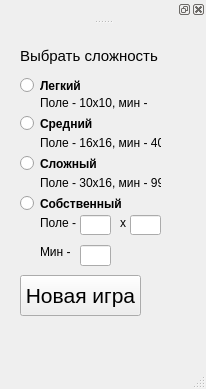
<?xml version="1.0" encoding="UTF-8"?>
<ui version="4.0">
 <class>MainWindow</class>
 <widget class="QMainWindow" name="MainWindow">
  <property name="geometry">
   <rect>
    <x>0</x>
    <y>0</y>
    <width>206</width>
    <height>389</height>
   </rect>
  </property>
  <property name="windowTitle">
   <string>С А П Ё Р</string>
  </property>
  <widget class="QWidget" name="centralwidget">
   <widget class="QLabel" name="label">
    <property name="geometry">
     <rect>
      <x>20</x>
      <y>10</y>
      <width>141</width>
      <height>41</height>
     </rect>
    </property>
    <property name="font">
     <font>
      <pointsize>11</pointsize>
      <weight>50</weight>
      <bold>false</bold>
     </font>
    </property>
    <property name="lineWidth">
     <number>2</number>
    </property>
    <property name="text">
     <string>Выбрать сложность</string>
    </property>
    <property name="textFormat">
     <enum>Qt::AutoText</enum>
    </property>
   </widget>
   <widget class="QRadioButton" name="radioButton">
    <property name="geometry">
     <rect>
      <x>20</x>
      <y>50</y>
      <width>91</width>
      <height>21</height>
     </rect>
    </property>
    <property name="font">
     <font>
      <weight>75</weight>
      <bold>true</bold>
      <underline>false</underline>
     </font>
    </property>
    <property name="text">
     <string>Легкий</string>
    </property>
   </widget>
   <widget class="QRadioButton" name="radioButton_2">
    <property name="geometry">
     <rect>
      <x>20</x>
      <y>90</y>
      <width>82</width>
      <height>17</height>
     </rect>
    </property>
    <property name="font">
     <font>
      <weight>75</weight>
      <bold>true</bold>
     </font>
    </property>
    <property name="text">
     <string>Средний</string>
    </property>
   </widget>
   <widget class="QRadioButton" name="radioButton_3">
    <property name="geometry">
     <rect>
      <x>20</x>
      <y>130</y>
      <width>82</width>
      <height>17</height>
     </rect>
    </property>
    <property name="font">
     <font>
      <weight>75</weight>
      <bold>true</bold>
     </font>
    </property>
    <property name="text">
     <string>Сложный</string>
    </property>
   </widget>
   <widget class="QRadioButton" name="radioButton_4">
    <property name="geometry">
     <rect>
      <x>20</x>
      <y>170</y>
      <width>101</width>
      <height>17</height>
     </rect>
    </property>
    <property name="font">
     <font>
      <weight>75</weight>
      <bold>true</bold>
     </font>
    </property>
    <property name="text">
     <string>Собственный</string>
    </property>
   </widget>
   <widget class="QPushButton" name="pushButton">
    <property name="geometry">
     <rect>
      <x>20</x>
      <y>250</y>
      <width>121</width>
      <height>41</height>
     </rect>
    </property>
    <property name="font">
     <font>
      <pointsize>16</pointsize>
     </font>
    </property>
    <property name="text">
     <string>Новая игра</string>
    </property>
   </widget>
   <widget class="QLabel" name="label_2">
    <property name="geometry">
     <rect>
      <x>40</x>
      <y>70</y>
      <width>111</width>
      <height>16</height>
     </rect>
    </property>
    <property name="font">
     <font>
      <underline>false</underline>
     </font>
    </property>
    <property name="text">
     <string>Поле - 10x10, мин - 10</string>
    </property>
   </widget>
   <widget class="QLabel" name="label_3">
    <property name="geometry">
     <rect>
      <x>40</x>
      <y>110</y>
      <width>121</width>
      <height>16</height>
     </rect>
    </property>
    <property name="text">
     <string>Поле - 16x16, мин - 40</string>
    </property>
   </widget>
   <widget class="QLabel" name="label_4">
    <property name="geometry">
     <rect>
      <x>40</x>
      <y>150</y>
      <width>121</width>
      <height>16</height>
     </rect>
    </property>
    <property name="text">
     <string>Поле - 30x16, мин - 99</string>
    </property>
   </widget>
   <widget class="QLineEdit" name="lineEdit">
    <property name="geometry">
     <rect>
      <x>80</x>
      <y>190</y>
      <width>31</width>
      <height>20</height>
     </rect>
    </property>
   </widget>
   <widget class="QLabel" name="label_5">
    <property name="geometry">
     <rect>
      <x>40</x>
      <y>190</y>
      <width>41</width>
      <height>16</height>
     </rect>
    </property>
    <property name="text">
     <string>Поле - </string>
    </property>
   </widget>
   <widget class="QLabel" name="label_6">
    <property name="geometry">
     <rect>
      <x>120</x>
      <y>190</y>
      <width>16</width>
      <height>16</height>
     </rect>
    </property>
    <property name="text">
     <string>x</string>
    </property>
   </widget>
   <widget class="QLineEdit" name="lineEdit_2">
    <property name="geometry">
     <rect>
      <x>130</x>
      <y>190</y>
      <width>31</width>
      <height>20</height>
     </rect>
    </property>
   </widget>
   <widget class="QLabel" name="label_7">
    <property name="geometry">
     <rect>
      <x>40</x>
      <y>220</y>
      <width>47</width>
      <height>13</height>
     </rect>
    </property>
    <property name="text">
     <string>Мин - </string>
    </property>
   </widget>
   <widget class="QLineEdit" name="lineEdit_3">
    <property name="geometry">
     <rect>
      <x>80</x>
      <y>220</y>
      <width>31</width>
      <height>21</height>
     </rect>
    </property>
   </widget>
  </widget>
  <widget class="QMenuBar" name="menubar">
   <property name="geometry">
    <rect>
     <x>0</x>
     <y>0</y>
     <width>206</width>
     <height>21</height>
    </rect>
   </property>
  </widget>
  <widget class="QStatusBar" name="statusbar"/>
  <widget class="QDockWidget" name="dockWidget">
   <attribute name="dockWidgetArea">
    <number>4</number>
   </attribute>
   <widget class="QWidget" name="dockWidgetContents"/>
  </widget>
 </widget>
 <resources/>
 <connections/>
</ui>
